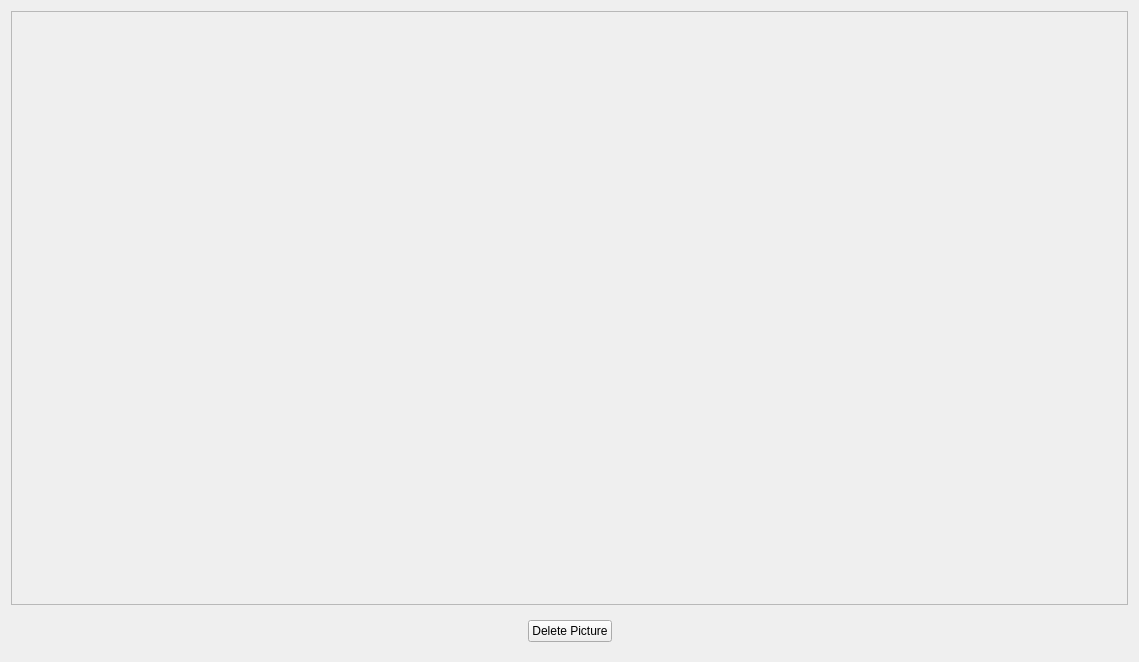
<?xml version="1.0" encoding="UTF-8"?>
<ui version="4.0">
 <class>DisplayUserPicture</class>
 <widget class="QWidget" name="DisplayUserPicture">
  <property name="geometry">
   <rect>
    <x>0</x>
    <y>0</y>
    <width>1139</width>
    <height>662</height>
   </rect>
  </property>
  <property name="sizePolicy">
   <sizepolicy hsizetype="Expanding" vsizetype="Preferred">
    <horstretch>0</horstretch>
    <verstretch>0</verstretch>
   </sizepolicy>
  </property>
  <property name="windowTitle">
   <string>Display User Picture</string>
  </property>
  <layout class="QVBoxLayout" name="verticalLayout">
   <item>
    <widget class="QFrame" name="pictureFrame">
     <property name="sizePolicy">
      <sizepolicy hsizetype="Expanding" vsizetype="Minimum">
       <horstretch>0</horstretch>
       <verstretch>0</verstretch>
      </sizepolicy>
     </property>
     <property name="frameShape">
      <enum>QFrame::StyledPanel</enum>
     </property>
     <property name="frameShadow">
      <enum>QFrame::Raised</enum>
     </property>
     <layout class="QHBoxLayout" name="horizontalLayout"/>
    </widget>
   </item>
   <item>
    <widget class="QWidget" name="deletePictureHorizontalWidget" native="true">
     <property name="sizePolicy">
      <sizepolicy hsizetype="Expanding" vsizetype="Fixed">
       <horstretch>0</horstretch>
       <verstretch>0</verstretch>
      </sizepolicy>
     </property>
     <layout class="QHBoxLayout" name="horizontalLayout_3">
      <property name="sizeConstraint">
       <enum>QLayout::SetMaximumSize</enum>
      </property>
      <item>
       <spacer name="horizontalSpacer_2">
        <property name="orientation">
         <enum>Qt::Horizontal</enum>
        </property>
        <property name="sizeType">
         <enum>QSizePolicy::Expanding</enum>
        </property>
        <property name="sizeHint" stdset="0">
         <size>
          <width>40</width>
          <height>20</height>
         </size>
        </property>
       </spacer>
      </item>
      <item>
       <layout class="QVBoxLayout" name="verticalLayout_2">
        <item>
         <widget class="QPushButton" name="deletePicturePushButton">
          <property name="text">
           <string>Delete Picture</string>
          </property>
          <property name="icon">
           <iconset resource="../../../Resources/resource.qrc">
            <normaloff>:/close.png</normaloff>:/close.png</iconset>
          </property>
         </widget>
        </item>
       </layout>
      </item>
      <item>
       <spacer name="horizontalSpacer">
        <property name="orientation">
         <enum>Qt::Horizontal</enum>
        </property>
        <property name="sizeHint" stdset="0">
         <size>
          <width>40</width>
          <height>20</height>
         </size>
        </property>
       </spacer>
      </item>
     </layout>
    </widget>
   </item>
  </layout>
 </widget>
 <resources>
  <include location="../../../Resources/resource.qrc"/>
 </resources>
 <connections/>
</ui>
